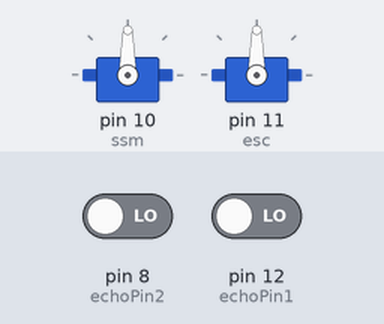
A sketch run on a simulated Arduino Uno, built with avr-gcc and run on an emulated ATmega328P. Parts: 2 × servo. Inputs (shaded band) come from the test bench; at power-on: pin 8 (echoPin2) LOW, pin 12 (echoPin1) LOW. What the sketch prints to the serial monitor is not drawn.

Above: at 0.1 s.
Timing chart, 0 to 3.5 s (numbered marks = the images above):
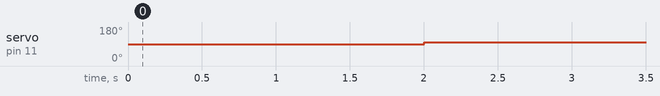

Measured:
- by itself, servo on pin 11 (esc): 90° → 100° at 2.0 s

The sketch:

basecode_HRControl_new.ino
```cpp
#include <PID_v1.h>
#include <Servo.h> //define the servo library

#define trigPin1 13       //trig sensor 1 to Arduino pin 13
#define echoPin1 12       //Echo sensor 1 to Arduino pin 12
#define trigPin2 9       //trig sensor 2 to Arduino pin 11
#define echoPin2 8       //Echo sensor 2 to Arduino pin 10

Servo ssm; //create an instance of the servo object called ssm
Servo esc; //create an instance of the servo object called esc

int steering=90,throttle=90; //defining global variables to use later

//PID Constants
double Kp = 0, Ki = 10, Kd = 0;
double Input, Output, Setpoint;

PID my_PID(&Input, &Output, &Setpoint, Kp, Ki, Kd, DIRECT);

void setup() {

  Serial.begin(9600); //start serial connection. Uncomment for PC
  pinMode(trigPin1, OUTPUT);    // Set the trigPin1 as output
  pinMode(echoPin1, INPUT);     // Set the echoPin1 as input
  pinMode(trigPin2, OUTPUT);    // Set the trigPin2 as output
  pinMode(echoPin2, INPUT);     // Set the echoPin2 as input
  ssm.attach(10);               //define that ssm is connected at pin 10
  esc.attach(11);               //define that esc is connected at pin 11

  Setpoint = 0;
  my_PID.SetMode(AUTOMATIC);
  my_PID.SetTunings(Kp, Ki, Kd);
}

void loop() {

float duration1,duration2, distance1,distance2, error;

steering = 90;
throttle = 95;


duration1 = pulseIn(echoPin1, HIGH); //store first data point
duration2 = pulseIn(echoPin2, HIGH); //store second data point

distance1 = (duration1 * 0.3435/ 2);   //convert into distance
distance2 = (duration2 * 0.3435/ 2);   //convert into distance

Input = distance1-distance2;

my_PID.Compute();

//if ((distance1<1.1*actual_distance1)||(distance1<1.1*actual_distance1))

if(Input>=5){
  steering -= 1;
  setVehicleHR(steering, 95);
  delay(15);
}

if(Input<=-5){
  steering += 1;
  setVehicleHR(steering, 95);
  delay(15);
}

else(-5<Input<5 || throttle<100);
  throttle = throttle+5;
  setVehicleHR(steering, throttle);
  delay(15);


Serial.print(Output);
Serial.print(",\t");
delay(500);
}

//********************** Vehicle Control **********************//
//***************** Do not change below part *****************//

void setVehicleHR(int s, int v)
{
  s=min(max(0,s),180);  //saturate steering command
  v=min(max(70,v),110); //saturate velocity command
  ssm.write(s); //write steering value to steering servo
  esc.write(v); //write velocity value to the ESC unit
}

//***************** Do not change above part *****************//
```
